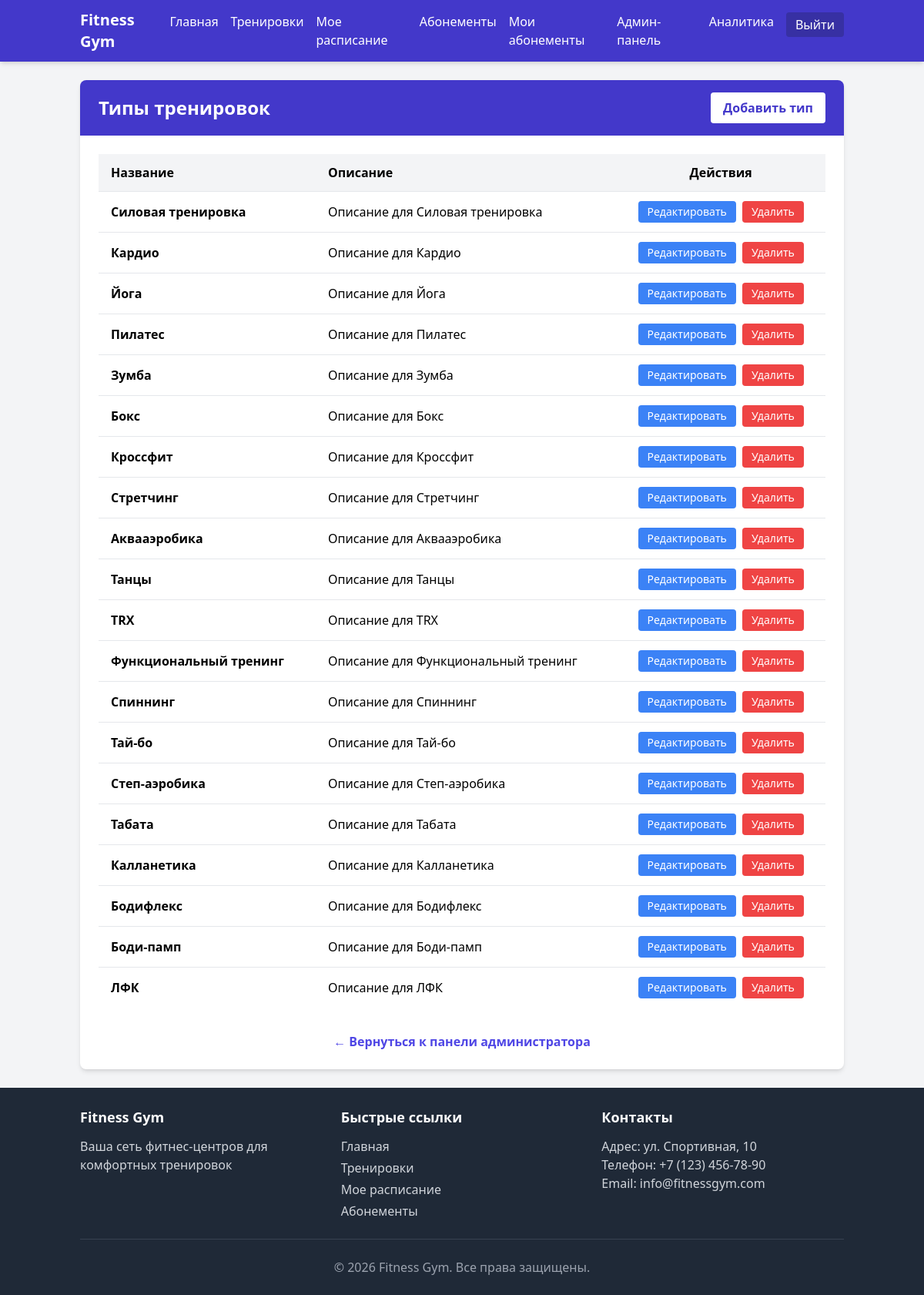
/admin/workout-types (signed in), run on the app's committed database.
### models/models.py (models this page shows, shortened)
class WorkoutType(db.Model):
    __tablename__ = 'workout_types'
    id = db.Column(db.Integer, primary_key=True)
    name = db.Column(db.String(100), nullable=False, unique=True)
    description = db.Column(db.Text)
    workouts = db.relationship('Workout', backref='workout_type', lazy=True)

### controllers/admin.py (the view)
@admin_bp.route('/workout-types')
@login_required
@admin_required
def workout_types():
    types = WorkoutType.query.all()
    return render_template('admin/workout_types/index.html',
                         title='Типы тренировок',
                         workout_types=types)

### controllers/admin.py (called while the page is built)
def admin_required(f):
    @wraps(f)
    def decorated_function(*args, **kwargs):
        if not current_user.is_authenticated or not current_user.is_admin:
            abort(403)  # Forbidden
        return f(*args, **kwargs)
    return decorated_function

### templates/admin/workout_types/index.html (shortened to what this page needs)
{% extends 'base.html' %}
{% block content %}
    <div class="bg-white rounded-lg shadow-md overflow-hidden">
        <div class="bg-indigo-700 text-white py-4 px-6 flex justify-between items-center">
            <h2 class="text-2xl font-bold">Типы тренировок</h2>
            <a href="{{ url_for('admin.new_workout_type') }}" class="bg-white text-indigo-700 px-4 py-2 rounded font-semibold hover:bg-indigo-100">
                Добавить тип
            </a>
        </div>
        <div class="p-6">
            <div class="overflow-x-auto">
                <table class="min-w-full bg-white">
                    <thead class="bg-gray-100">
                        <tr>
                            <th class="py-3 px-4 text-left">Название</th>
                            <th class="py-3 px-4 text-left">Описание</th>
                            <th class="py-3 px-4 text-center">Действия</th>
                        </tr>
                    </thead>
                    <tbody>
                        {% for workout_type in workout_types %}
                            <tr class="border-t hover:bg-gray-50">
                                <td class="py-3 px-4 font-semibold">{{ workout_type.name }}</td>
                                <td class="py-3 px-4">
                                    {% if workout_type.description %}
                                        {{ workout_type.description|truncate(100) }}
                                    {% else %}
                                        <span class="text-gray-400">Нет описания</span>
                                    {% endif %}
                                </td>
                                <td class="py-3 px-4 text-center">
                                    <div class="flex justify-center space-x-2">
                                        <a href="{{ url_for('admin.edit_workout_type', type_id=workout_type.id) }}"
                                           class="bg-blue-500 hover:bg-blue-600 text-white px-3 py-1 rounded text-sm">
                                            Редактировать
                                        </a>
                                        <form action="{{ url_for('admin.delete_workout_type', type_id=workout_type.id) }}" method="post" class="inline" onsubmit="return confirm('Вы уверены, что хотите удалить этот тип тренировки?');">
                                            <button type="submit" class="bg-red-500 hover:bg-red-600 text-white px-3 py-1 rounded text-sm">
                                                Удалить
                                            </button>
                                        </form>
                                    </div>
                                </td>
                            </tr>
                        {% else %}
                            <tr>
                                <td colspan="3" class="py-4 px-4 text-center text-gray-500">Нет типов тренировок</td>
                            </tr>
                        {% endfor %}
                    </tbody>
                </table>
            </div>
            <div class="mt-8 text-center">
                <a href="{{ url_for('admin.dashboard') }}" class="text-indigo-600 hover:text-indigo-800 font-semibold">
                    &larr; Вернуться к панели администратора
                </a>
            </div>
        </div>
    </div>
{% endblock %}

### data on the page
WorkoutType: name "Силовая тренировка", description "Описание для Силовая тренировка"
WorkoutType: name "Кардио", description "Описание для Кардио"
WorkoutType: name "Йога", description "Описание для Йога"
WorkoutType: name "Пилатес", description "Описание для Пилатес"
WorkoutType: name "Зумба", description "Описание для Зумба"
WorkoutType: name "Бокс", description "Описание для Бокс"
WorkoutType: name "Кроссфит", description "Описание для Кроссфит"
WorkoutType: name "Стретчинг", description "Описание для Стретчинг"
WorkoutType: name "Аквааэробика", description "Описание для Аквааэробика"
WorkoutType: name "Танцы", description "Описание для Танцы"
WorkoutType: name "TRX", description "Описание для TRX"
WorkoutType: name "Функциональный тренинг", description "Описание для Функциональный тренинг"
WorkoutType: name "Спиннинг", description "Описание для Спиннинг"
WorkoutType: name "Тай-бо", description "Описание для Тай-бо"
WorkoutType: name "Степ-аэробика", description "Описание для Степ-аэробика"
WorkoutType: name "Табата", description "Описание для Табата"
WorkoutType: name "Калланетика", description "Описание для Калланетика"
WorkoutType: name "Бодифлекс", description "Описание для Бодифлекс"
WorkoutType: name "Боди-памп", description "Описание для Боди-памп"
WorkoutType: name "ЛФК", description "Описание для ЛФК"
